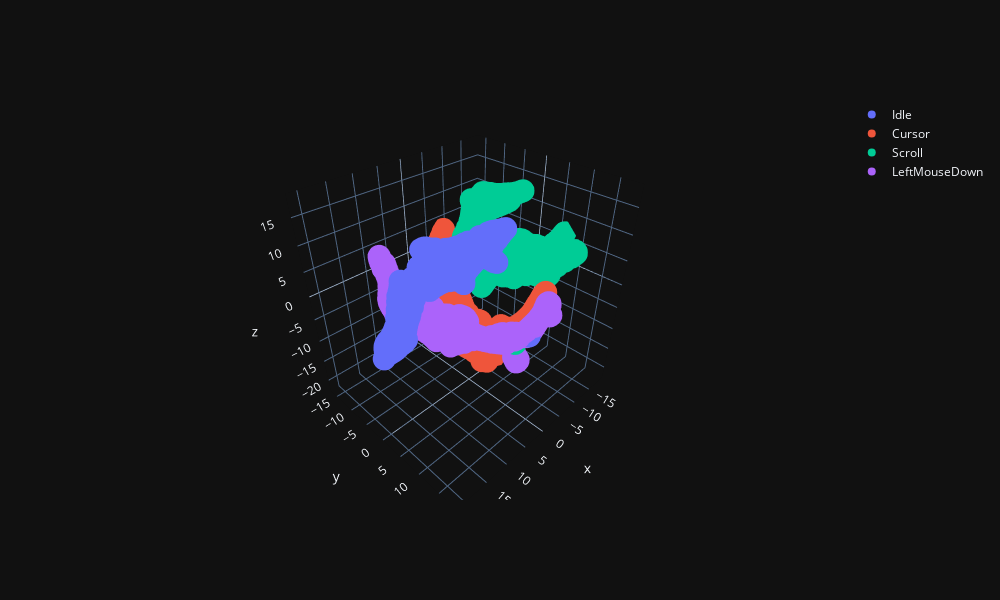

Write notebook code for a chart like this one.
### Markdown cell above
## 3D

### Code cell
fig_3d_tsne = go.Figure()

totalClasses = list(
    label.unique()
    )



for class_name in totalClasses:
    indices = (label == class_name)
    fig_3d_tsne.add_trace(
        go.Scatter3d(
            x = features_tnse[indices, 0],
            y = features_tnse[indices, 1],
            z = features_tnse[indices, 2],
            mode= 'markers',
            name=class_name
            )
        
    )

fig_3d_tsne.update_layout(margin=dict( l=100,r=100,b=100,t=100),width=1000,height=600)                 

fig_3d_tsne.layout.template = 'plotly_dark'
fig_3d_tsne.show()

### Figure 1 — Plotly figure (JSON) as saved in the notebook; plotly's stock layout.template omitted (floating-point values rounded to 4 significant figures; data arrays with more than 128 entries replaced by an {"elided": "..."} marker saying what was removed)
{"data": [{"mode": "markers", "name": "Idle", "type": "scatter3d", "x": {"elided": "508 float values"}, "y": {"elided": "508 float values"}, "z": {"elided": "508 float values"}}, {"mode": "markers", "name": "Cursor", "type": "scatter3d", "x": {"elided": "538 float values"}, "y": {"elided": "538 float values"}, "z": {"elided": "538 float values"}}, {"mode": "markers", "name": "Scroll", "type": "scatter3d", "x": {"elided": "565 float values"}, "y": {"elided": "565 float values"}, "z": {"elided": "565 float values"}}, {"mode": "markers", "name": "LeftMouseDown", "type": "scatter3d", "x": {"elided": "558 float values"}, "y": {"elided": "558 float values"}, "z": {"elided": "558 float values"}}], "layout": {"height": 600, "margin": {"b": 100, "l": 100, "r": 100, "t": 100}, "width": 1000}}
